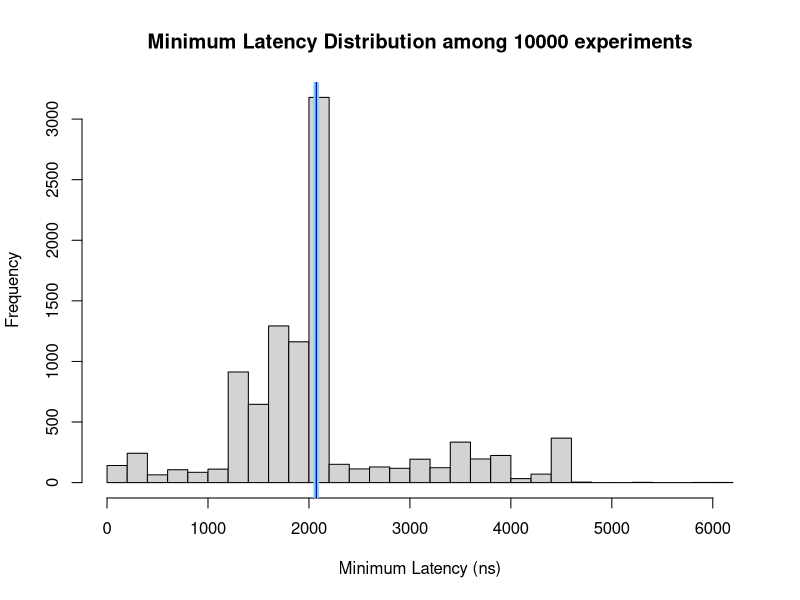

Here is the R script that generated this plot:
# Set working directory.
setwd("/home/fabian/programming/operating-systems/portfolio2/statistics")

# Read the latencies from the text file
latencies <- as.numeric(readLines("../aufgabe2/latencies.txt"))

# Summary statistics
summary(latencies)

# Compute mean and 95% confidence interval
results <- t.test(latencies, conf.level = 0.95)

mean_latency <- results$estimate
ci_lower <- results$conf.int[1]
ci_upper <- results$conf.int[2]


# Plot the distribution
hist(latencies, main = paste0("Minimum Latency Distribution among ", length(latencies), " experiments"), xlab = "Minimum Latency (ns)", breaks = 30)

# Plot mean and confidence interval
abline(v = mean_latency, col = "blue", lwd = 2)
abline(v = ci_upper, col = "skyblue", lwd = 2)
abline(v = ci_lower, col = "skyblue", lwd = 2)
